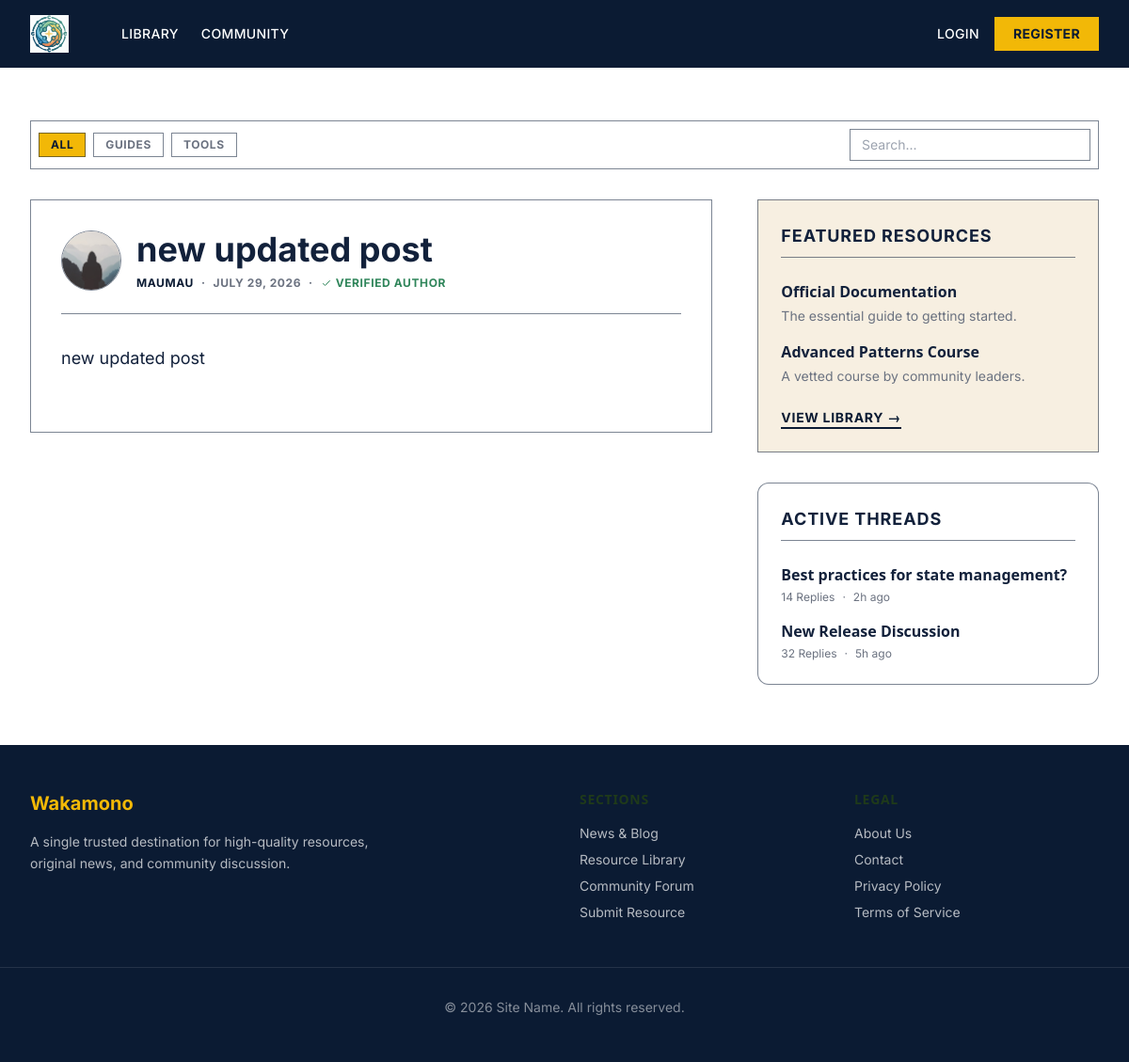
Before: /posts/1 with the older database file.
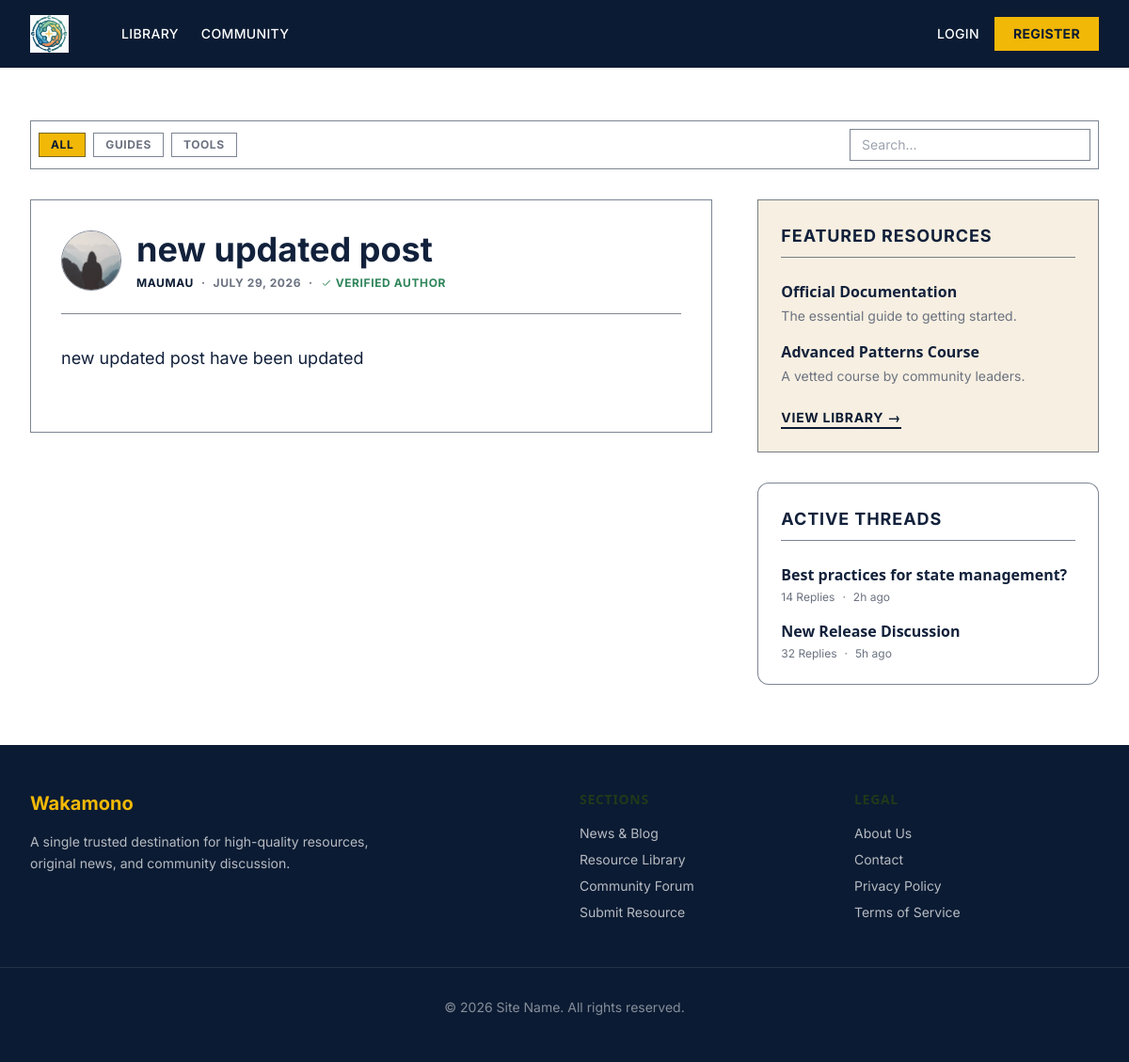
After: the same page with the newer database file.
### models.py (models this page shows, shortened)
class Post(Base):
    __tablename__="posts"
    id: Mapped[int]=mapped_column(Integer, primary_key=True,index=True)
    title: Mapped[str]=mapped_column(String(50), nullable=False)
    content: Mapped[str]=mapped_column(Text, nullable=False)
    user_id: Mapped[int]=mapped_column(ForeignKey("users.id"), nullable=False, index=True)
    date_posted: Mapped[datetime] = mapped_column(
            DateTime(timezone=True),
            default=lambda: datetime.now(UTC)
        )
    author: Mapped[User] = relationship(back_populates="posts")

class User(Base):
    __tablename__="users"
    id: Mapped[int]= mapped_column(Integer, primary_key=True, index=True)
    username: Mapped[str]= mapped_column(String(50), unique= True, nullable= False)
    email: Mapped[str]= mapped_column(String(120), unique= True, nullable= False)
    image_file: Mapped[str| None]= mapped_column(
        String(120), nullable=True, default=None
    )
    password_hash: Mapped[str]= mapped_column(String(200), nullable=False)
    posts: Mapped[list[Post]]= relationship(back_populates="author", cascade="all, delete-orphan")

### main.py (the view)
@app.get("/posts/{post_id}", include_in_schema=False)
async def post_page(request: Request, post_id: int, db: Annotated[AsyncSession, Depends(get_db)]):
    result =await db.execute(select(models.Post).options(selectinload(models.Post.author)).where(models.Post.id == post_id))
    post = result.scalars().first()
    if post:
        title = post.title[:50]
        return templates.TemplateResponse(
            request,
            "post.html",
            {"post": post, "title": title},
        )
    raise HTTPException(status_code=status.HTTP_404_NOT_FOUND, detail="Post not found")

### templates/post.html (shortened to what this page needs)
{% extends "base.html" %}
{% block content %}
<article class="bg-white border border-brand rounded-none p-6 md:p-8 mb-8">
  <div class="flex items-center gap-4 mb-8 border-b border-brand pb-6">
    <img class="rounded-full shrink-0 border border-brand object-cover" src="{{post.author.image_path }}"
      alt="{{ post.author.username }}'s profile picture" width="64" height="64" loading="lazy">
    <div class="grow">
      <h1 class="text-3xl md:text-4xl font-bold font-heading text-ink leading-tight mb-2">{{ post.title }}</h1>
      <div class="flex items-center space-x-2 text-xs font-bold uppercase tracking-wider text-muted-grey">
        <a class="hover:text-gold transition-colors text-navy" href="#">{{ post.author.username }}</a>
        <span>&middot;</span>
        <span>{{ post.date_posted.strftime('%B %d, %Y') }}</span>
        <span>&middot;</span>
        <span class="text-success-green flex items-center gap-1">
          <svg class="w-3 h-3" fill="none" stroke="currentColor" viewBox="0 0 24 24">
            <path stroke-linecap="round" stroke-linejoin="round" stroke-width="2" d="M5 13l4 4L19 7"></path>
          </svg>
          Verified Author
        </span>
      </div>
    </div>
  </div>
  <div class="prose max-w-none">
    <p class="text-ink leading-relaxed text-lg mb-8">{{ post.content }}</p>
  </div>
</article>
{% endblock content %}

### templates/base.html (shortened to what this page needs)
<!DOCTYPE html>
<html lang="en">
<head>
  <script src="https://cdn.tailwindcss.com"></script>
  <link rel="stylesheet" type="text/css" href="{{ url_for('static', path='css/main.css') }}">
</head>
<body class="flex flex-col min-h-screen bg-white text-ink font-sans antialiased tracking-normal">
  <header class="site-header">
    <nav class="bg-navy fixed top-0 w-full z-50">
      <div class="max-w-[1200px] mx-auto px-4 md:px-8">
        <div class="flex justify-between items-center py-4">
          <div class="flex items-center">
            <div class="hidden md:flex items-center space-x-6">
              <a href="{{ url_for('home') }}" class="mr-8 flex items-center">
                <img src="{{ url_for('static', path='icons/icon.svg') }}" alt="Site Logo" class="h-10 w-auto">
              </a>
              <a class="text-white hover:text-gold font-medium text-sm tracking-wide transition-colors"
                href="#">LIBRARY</a>
              <a class="text-white hover:text-gold font-medium text-sm tracking-wide transition-colors"
                href="#">COMMUNITY</a>
            </div>
          </div>
          <div class="hidden md:flex items-center space-x-4">
            <div id="loggedOutNav" class="flex items-center space-x-4">
              <a href="{{ url_for('login_page') }}"
                class="text-white hover:text-gold text-sm font-medium transition-colors tracking-wide">
                LOGIN
              </a>
              <a href="{{ url_for('register_page') }}"
                class="bg-gold text-navy hover:bg-yellow-400 px-5 py-2 rounded-none font-bold text-sm tracking-wide transition-colors">
                REGISTER
              </a>
            </div>
          </div>
        </div>
      </div>
    </nav>
  </header>
  <main role="main" class="max-w-[1200px] mx-auto w-full px-4 md:px-8 pt-32 pb-16 flex-grow">
    <div
      class="mb-8 flex flex-col sm:flex-row justify-between items-center border border-brand p-2 bg-white rounded-none">
      <div class="flex space-x-2 w-full sm:w-auto overflow-x-auto pb-2 sm:pb-0">
        <span
          class="px-3 py-1 bg-gold text-navy text-xs font-bold uppercase tracking-wider border border-brand">All</span>
        <span
          class="px-3 py-1 bg-white text-muted-grey text-xs font-bold uppercase tracking-wider border border-brand hover:text-ink cursor-pointer">Guides</span>
        <span
          class="px-3 py-1 bg-white text-muted-grey text-xs font-bold uppercase tracking-wider border border-brand hover:text-ink cursor-pointer">Tools</span>
      </div>
      <div class="w-full sm:w-64 mt-2 sm:mt-0">
        <input type="text" placeholder="Search..."
          class="w-full text-sm border border-brand px-3 py-1.5 focus:outline-none focus:border-ink rounded-none bg-white">
      </div>
    </div>
    <div class="flex flex-col lg:flex-row gap-12">
      <div class="w-full lg:w-2/3">
        {% block content %}
        {% endblock content %}
      </div>
      <aside class="w-full lg:w-1/3 space-y-8">
        <div class="bg-cream border border-brand rounded-none p-6">
          <h3 class="text-lg font-bold font-heading mb-4 uppercase tracking-wider text-ink border-b border-brand pb-2">
            Featured Resources</h3>
          <ul class="flex flex-col space-y-4 pt-2">
            <li class="group cursor-pointer">
              <a href="#" class="block">
                <h4 class="font-bold text-ink group-hover:text-gold transition-colors">Official Documentation</h4>
                <p class="text-sm text-muted-grey mt-1">The essential guide to getting started.</p>
              </a>
            </li>
            <li class="group cursor-pointer">
              <a href="#" class="block">
                <h4 class="font-bold text-ink group-hover:text-gold transition-colors">Advanced Patterns Course</h4>
                <p class="text-sm text-muted-grey mt-1">A vetted course by community leaders.</p>
              </a>
            </li>
          </ul>
          <a href="#"
            class="inline-block mt-6 text-sm font-bold text-navy hover:text-gold uppercase tracking-wider border-b-2 border-navy hover:border-gold transition-colors">View
            Library &rarr;</a>
        </div>
        <div class="bg-white border border-brand rounded-xl p-6">
          <h3 class="text-lg font-bold font-heading mb-4 uppercase tracking-wider text-ink border-b border-brand pb-2">
            Active Threads</h3>
          <ul class="flex flex-col space-y-4 pt-2">
            <li class="group cursor-pointer">
              <a href="#" class="block">
                <h4 class="font-bold text-ink group-hover:text-gold transition-colors">Best practices for state
                  management?</h4>
                <div class="flex items-center text-xs text-muted-grey mt-1 space-x-2">
                  <span>14 Replies</span>
                  <span>&middot;</span>
                  <span>2h ago</span>
                </div>
              </a>
            </li>
            <li class="group cursor-pointer">
              <a href="#" class="block">
                <h4 class="font-bold text-ink group-hover:text-gold transition-colors">New Release Discussion</h4>
                <div class="flex items-center text-xs text-muted-grey mt-1 space-x-2">
                  <span>32 Replies</span>
                  <span>&middot;</span>
                  <span>5h ago</span>
                </div>
              </a>
            </li>
          </ul>
        </div>
      </aside>
    </div>
  </main>
  <footer class="mt-auto py-12 bg-navy text-white">
    <div class="max-w-[1200px] mx-auto px-4 md:px-8 grid grid-cols-1 md:grid-cols-4 gap-8">
      <div class="md:col-span-2">
        <h2 class="text-xl font-bold font-heading mb-4 text-gold">Wakamono</h2>
        <p class="text-white/70 text-sm max-w-sm leading-relaxed">
          A single trusted destination for high-quality resources, original news, and community discussion.
        </p>
      </div>
      <div>
        <h3 class="text-sm font-bold uppercase tracking-wider mb-4">Sections</h3>
        <ul class="space-y-2 text-white/70 text-sm">
          <li><a href="#" class="hover:text-gold transition-colors">News & Blog</a></li>
          <li><a href="#" class="hover:text-gold transition-colors">Resource Library</a></li>
          <li><a href="#" class="hover:text-gold transition-colors">Community Forum</a></li>
          <li><a href="#" class="hover:text-gold transition-colors">Submit Resource</a></li>
        </ul>
      </div>
      <div>
        <h3 class="text-sm font-bold uppercase tracking-wider mb-4">Legal</h3>
        <ul class="space-y-2 text-white/70 text-sm">
          <li><a href="#" class="hover:text-gold transition-colors">About Us</a></li>
          <li><a href="#" class="hover:text-gold transition-colors">Contact</a></li>
          <li><a href="#" class="hover:text-gold transition-colors">Privacy Policy</a></li>
          <li><a href="#" class="hover:text-gold transition-colors">Terms of Service</a></li>
        </ul>
      </div>
    </div>
    <div
      class="max-w-[1200px] mx-auto px-4 md:px-8 mt-12 pt-8 border-t border-white/10 text-center text-sm text-white/50">
      <p>© <span id="year"></span> Site Name. All rights reserved.</p>
    </div>
  </footer>
</body>
</html>

### static/css/main.css (style rules this page uses)
:root { --font-heading: "Montserrat", system-ui, -apple-system, BlinkMacSystemFont, sans-serif; --font-body: "Nunito", system-ui, -apple-system, BlinkMacSystemFont, sans-serif; --color-bg-body: #ffffff; --color-bg-content: #ffffff; --color-text-primary: #2b2b2b; --color-text-heading: #1f3a1a; --color-steel: #468432; --color-light-green: #9AD872; --color-warm: #FFEF91; --color-accent: #FFA02E; --color-nav-link: #9AD872; --color-nav-link-hover: #ffffff; --color-link-hover: #FFA02E; --color-border: #e6f0dd; --color-border-light: #f0f6ed; --spacing-xl: 5rem; --article-img-size: 4rem; --account-img-size: 7.813rem; }
body { font-family: var(--font-body); background: var(--color-bg-body); color: var(--color-text-primary); }
main { padding-top: var(--spacing-xl); }
h1, h2, h3, h4, h5, h6 { font-family: var(--font-heading); color: var(--color-text-heading); }
a { text-decoration: none; color: var(--color-steel); }

Changed rows visible on the page:
changed Post "new updated post": content "new updated post" → "new updated post have been updated"
